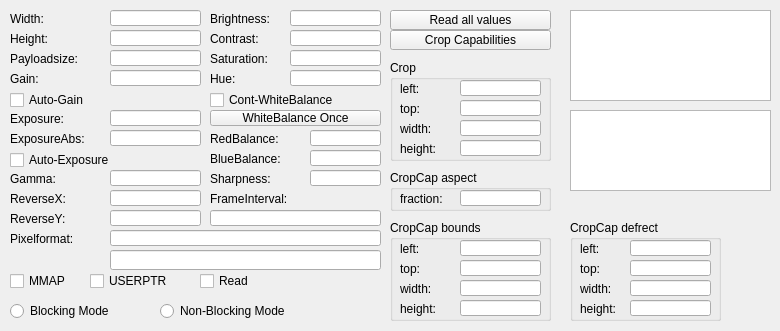
        <widget class="QWidget" name="m_ChunkDataTab">
         <attribute name="title">
          <string>Image control</string>
         </attribute>
         <widget class="QLineEdit" name="m_edWidth">
          <property name="geometry">
           <rect>
            <x>110</x>
            <y>10</y>
            <width>91</width>
            <height>16</height>
           </rect>
          </property>
          <property name="maxLength">
           <number>10</number>
          </property>
         </widget>
         <widget class="QLineEdit" name="m_edHeight">
          <property name="geometry">
           <rect>
            <x>110</x>
            <y>30</y>
            <width>91</width>
            <height>16</height>
           </rect>
          </property>
          <property name="maxLength">
           <number>10</number>
          </property>
         </widget>
         <widget class="QLabel" name="label">
          <property name="geometry">
           <rect>
            <x>10</x>
            <y>10</y>
            <width>66</width>
            <height>17</height>
           </rect>
          </property>
          <property name="text">
           <string>Width:</string>
          </property>
         </widget>
         <widget class="QLabel" name="label_4">
          <property name="geometry">
           <rect>
            <x>10</x>
            <y>30</y>
            <width>66</width>
            <height>17</height>
           </rect>
          </property>
          <property name="text">
           <string>Height:</string>
          </property>
         </widget>
         <widget class="QLabel" name="label_5">
          <property name="geometry">
           <rect>
            <x>10</x>
            <y>50</y>
            <width>81</width>
            <height>17</height>
           </rect>
          </property>
          <property name="text">
           <string>Payloadsize:</string>
          </property>
         </widget>
         <widget class="QLineEdit" name="m_edPayloadsize">
          <property name="enabled">
           <bool>true</bool>
          </property>
          <property name="geometry">
           <rect>
            <x>110</x>
            <y>50</y>
            <width>91</width>
            <height>16</height>
           </rect>
          </property>
          <property name="maxLength">
           <number>10</number>
          </property>
          <property name="readOnly">
           <bool>true</bool>
          </property>
         </widget>
         <widget class="QLineEdit" name="m_edPixelformat">
          <property name="geometry">
           <rect>
            <x>110</x>
            <y>230</y>
            <width>271</width>
            <height>16</height>
           </rect>
          </property>
          <property name="maxLength">
           <number>10</number>
          </property>
         </widget>
         <widget class="QLabel" name="label_6">
          <property name="geometry">
           <rect>
            <x>10</x>
            <y>230</y>
            <width>81</width>
            <height>17</height>
           </rect>
          </property>
          <property name="text">
           <string>Pixelformat:</string>
          </property>
         </widget>
         <widget class="QLineEdit" name="m_edGain">
          <property name="geometry">
           <rect>
            <x>110</x>
            <y>70</y>
            <width>91</width>
            <height>16</height>
           </rect>
          </property>
          <property name="maxLength">
           <number>10</number>
          </property>
         </widget>
         <widget class="QListWidget" name="m_liFramesizes">
          <property name="geometry">
           <rect>
            <x>570</x>
            <y>10</y>
            <width>201</width>
            <height>91</height>
           </rect>
          </property>
         </widget>
         <widget class="QListWidget" name="m_liPixelformats">
          <property name="geometry">
           <rect>
            <x>570</x>
            <y>110</y>
            <width>201</width>
            <height>81</height>
           </rect>
          </property>
         </widget>
         <widget class="QLabel" name="label_7">
          <property name="geometry">
           <rect>
            <x>10</x>
            <y>70</y>
            <width>91</width>
            <height>17</height>
           </rect>
          </property>
          <property name="text">
           <string>Gain:</string>
          </property>
         </widget>
         <widget class="QCheckBox" name="m_chkAutoGain">
          <property name="geometry">
           <rect>
            <x>10</x>
            <y>90</y>
            <width>181</width>
            <height>20</height>
           </rect>
          </property>
          <property name="text">
           <string>Auto-Gain</string>
          </property>
         </widget>
         <widget class="QCheckBox" name="m_chkAutoExposure">
          <property name="geometry">
           <rect>
            <x>10</x>
            <y>150</y>
            <width>181</width>
            <height>20</height>
           </rect>
          </property>
          <property name="text">
           <string>Auto-Exposure</string>
          </property>
         </widget>
         <widget class="QLineEdit" name="m_edExposure">
          <property name="geometry">
           <rect>
            <x>110</x>
            <y>110</y>
            <width>91</width>
            <height>16</height>
           </rect>
          </property>
          <property name="maxLength">
           <number>10</number>
          </property>
         </widget>
         <widget class="QLabel" name="label_8">
          <property name="geometry">
           <rect>
            <x>10</x>
            <y>110</y>
            <width>71</width>
            <height>17</height>
           </rect>
          </property>
          <property name="text">
           <string>Exposure:</string>
          </property>
         </widget>
         <widget class="QLineEdit" name="m_edPixelformatText">
          <property name="enabled">
           <bool>true</bool>
          </property>
          <property name="geometry">
           <rect>
            <x>110</x>
            <y>250</y>
            <width>271</width>
            <height>20</height>
           </rect>
          </property>
          <property name="readOnly">
           <bool>true</bool>
          </property>
         </widget>
         <widget class="QCheckBox" name="m_chkUseMMAP">
          <property name="enabled">
           <bool>true</bool>
          </property>
          <property name="geometry">
           <rect>
            <x>10</x>
            <y>270</y>
            <width>71</width>
            <height>22</height>
           </rect>
          </property>
          <property name="text">
           <string>MMAP</string>
          </property>
         </widget>
         <widget class="QLineEdit" name="m_edBrightness">
          <property name="geometry">
           <rect>
            <x>290</x>
            <y>10</y>
            <width>91</width>
            <height>16</height>
           </rect>
          </property>
          <property name="maxLength">
           <number>10</number>
          </property>
         </widget>
         <widget class="QLabel" name="label_10">
          <property name="geometry">
           <rect>
            <x>210</x>
            <y>10</y>
            <width>81</width>
            <height>17</height>
           </rect>
          </property>
          <property name="text">
           <string>Brightness:</string>
          </property>
         </widget>
         <widget class="QLabel" name="label_11">
          <property name="geometry">
           <rect>
            <x>210</x>
            <y>30</y>
            <width>81</width>
            <height>17</height>
           </rect>
          </property>
          <property name="text">
           <string>Contrast:</string>
          </property>
         </widget>
         <widget class="QLineEdit" name="m_edContrast">
          <property name="geometry">
           <rect>
            <x>290</x>
            <y>30</y>
            <width>91</width>
            <height>16</height>
           </rect>
          </property>
          <property name="maxLength">
           <number>10</number>
          </property>
         </widget>
         <widget class="QLabel" name="label_12">
          <property name="geometry">
           <rect>
            <x>210</x>
            <y>50</y>
            <width>81</width>
            <height>17</height>
           </rect>
          </property>
          <property name="text">
           <string>Saturation:</string>
          </property>
         </widget>
         <widget class="QLineEdit" name="m_edSaturation">
          <property name="geometry">
           <rect>
            <x>290</x>
            <y>50</y>
            <width>91</width>
            <height>16</height>
           </rect>
          </property>
          <property name="maxLength">
           <number>10</number>
          </property>
         </widget>
         <widget class="QLineEdit" name="m_edHue">
          <property name="geometry">
           <rect>
            <x>290</x>
            <y>70</y>
            <width>91</width>
            <height>16</height>
           </rect>
          </property>
          <property name="maxLength">
           <number>10</number>
          </property>
         </widget>
         <widget class="QLabel" name="label_13">
          <property name="geometry">
           <rect>
            <x>210</x>
            <y>70</y>
            <width>81</width>
            <height>17</height>
           </rect>
          </property>
          <property name="text">
           <string>Hue:</string>
          </property>
         </widget>
         <widget class="QCheckBox" name="m_chkContWhiteBalance">
          <property name="geometry">
           <rect>
            <x>210</x>
            <y>90</y>
            <width>171</width>
            <height>20</height>
           </rect>
          </property>
          <property name="text">
           <string>Cont-WhiteBalance</string>
          </property>
         </widget>
         <widget class="QLabel" name="label_15">
          <property name="geometry">
           <rect>
            <x>210</x>
            <y>130</y>
            <width>91</width>
            <height>17</height>
           </rect>
          </property>
          <property name="text">
           <string>RedBalance:</string>
          </property>
         </widget>
         <widget class="QLineEdit" name="m_edRedBalance">
          <property name="geometry">
           <rect>
            <x>310</x>
            <y>130</y>
            <width>71</width>
            <height>16</height>
           </rect>
          </property>
         </widget>
         <widget class="QLineEdit" name="m_edBlueBalance">
          <property name="geometry">
           <rect>
            <x>310</x>
            <y>150</y>
            <width>71</width>
            <height>16</height>
           </rect>
          </property>
         </widget>
         <widget class="QLabel" name="label_16">
          <property name="geometry">
           <rect>
            <x>210</x>
            <y>150</y>
            <width>91</width>
            <height>17</height>
           </rect>
          </property>
          <property name="text">
           <string>BlueBalance:</string>
          </property>
         </widget>
         <widget class="QLabel" name="label_14">
          <property name="geometry">
           <rect>
            <x>10</x>
            <y>170</y>
            <width>71</width>
            <height>17</height>
           </rect>
          </property>
          <property name="text">
           <string>Gamma:</string>
          </property>
         </widget>
         <widget class="QLineEdit" name="m_edGamma">
          <property name="geometry">
           <rect>
            <x>110</x>
            <y>170</y>
            <width>91</width>
            <height>16</height>
           </rect>
          </property>
          <property name="maxLength">
           <number>10</number>
          </property>
         </widget>
         <widget class="QLineEdit" name="m_edReverseX">
          <property name="geometry">
           <rect>
            <x>110</x>
            <y>190</y>
            <width>91</width>
            <height>16</height>
           </rect>
          </property>
          <property name="maxLength">
           <number>10</number>
          </property>
         </widget>
         <widget class="QLabel" name="label_17">
          <property name="geometry">
           <rect>
            <x>10</x>
            <y>190</y>
            <width>71</width>
            <height>17</height>
           </rect>
          </property>
          <property name="text">
           <string>ReverseX:</string>
          </property>
         </widget>
         <widget class="QLabel" name="label_18">
          <property name="geometry">
           <rect>
            <x>10</x>
            <y>210</y>
            <width>71</width>
            <height>17</height>
           </rect>
          </property>
          <property name="text">
           <string>ReverseY:</string>
          </property>
         </widget>
         <widget class="QLineEdit" name="m_edReverseY">
          <property name="geometry">
           <rect>
            <x>110</x>
            <y>210</y>
            <width>91</width>
            <height>16</height>
           </rect>
          </property>
          <property name="maxLength">
           <number>10</number>
          </property>
         </widget>
         <widget class="QLabel" name="label_19">
          <property name="geometry">
           <rect>
            <x>210</x>
            <y>170</y>
            <width>91</width>
            <height>17</height>
           </rect>
          </property>
          <property name="text">
           <string>Sharpness:</string>
          </property>
         </widget>
         <widget class="QLineEdit" name="m_edSharpness">
          <property name="geometry">
           <rect>
            <x>310</x>
            <y>170</y>
            <width>71</width>
            <height>16</height>
           </rect>
          </property>
         </widget>
         <widget class="QLabel" name="label_20">
          <property name="geometry">
           <rect>
            <x>210</x>
            <y>190</y>
            <width>101</width>
            <height>17</height>
           </rect>
          </property>
          <property name="text">
           <string>FrameInterval:</string>
          </property>
         </widget>
         <widget class="QLineEdit" name="m_edFramerate">
          <property name="geometry">
           <rect>
            <x>210</x>
            <y>210</y>
            <width>171</width>
            <height>16</height>
           </rect>
          </property>
         </widget>
         <widget class="QPushButton" name="m_butWhiteBalanceOnce">
          <property name="geometry">
           <rect>
            <x>210</x>
            <y>110</y>
            <width>171</width>
            <height>16</height>
           </rect>
          </property>
          <property name="text">
           <string>WhiteBalance Once</string>
          </property>
         </widget>
         <widget class="QLabel" name="label_21">
          <property name="geometry">
           <rect>
            <x>10</x>
            <y>130</y>
            <width>91</width>
            <height>17</height>
           </rect>
          </property>
          <property name="text">
           <string>ExposureAbs:</string>
          </property>
         </widget>
         <widget class="QLineEdit" name="m_edExposureAbs">
          <property name="geometry">
           <rect>
            <x>110</x>
            <y>130</y>
            <width>91</width>
            <height>16</height>
           </rect>
          </property>
          <property name="maxLength">
           <number>10</number>
          </property>
         </widget>
         <widget class="QGroupBox" name="groupBox_4">
          <property name="geometry">
           <rect>
            <x>390</x>
            <y>60</y>
            <width>161</width>
            <height>101</height>
           </rect>
          </property>
          <property name="autoFillBackground">
           <bool>true</bool>
          </property>
          <property name="title">
           <string>Crop</string>
          </property>
          <property name="flat">
           <bool>false</bool>
          </property>
          <widget class="QLabel" name="label_22">
           <property name="geometry">
            <rect>
             <x>10</x>
             <y>20</y>
             <width>51</width>
             <height>17</height>
            </rect>
           </property>
           <property name="text">
            <string>left:</string>
           </property>
          </widget>
          <widget class="QLineEdit" name="m_edCropXOffset">
           <property name="geometry">
            <rect>
             <x>70</x>
             <y>20</y>
             <width>81</width>
             <height>16</height>
            </rect>
           </property>
           <property name="maxLength">
            <number>10</number>
           </property>
          </widget>
          <widget class="QLabel" name="label_23">
           <property name="geometry">
            <rect>
             <x>10</x>
             <y>40</y>
             <width>51</width>
             <height>17</height>
            </rect>
           </property>
           <property name="text">
            <string>top:</string>
           </property>
          </widget>
          <widget class="QLineEdit" name="m_edCropYOffset">
           <property name="geometry">
            <rect>
             <x>70</x>
             <y>40</y>
             <width>81</width>
             <height>16</height>
            </rect>
           </property>
           <property name="maxLength">
            <number>10</number>
           </property>
          </widget>
          <widget class="QLabel" name="label_24">
           <property name="geometry">
            <rect>
             <x>10</x>
             <y>60</y>
             <width>51</width>
             <height>17</height>
            </rect>
           </property>
           <property name="text">
            <string>width:</string>
           </property>
          </widget>
          <widget class="QLineEdit" name="m_edCropWidth">
           <property name="geometry">
            <rect>
             <x>70</x>
             <y>60</y>
             <width>81</width>
             <height>16</height>
            </rect>
           </property>
           <property name="maxLength">
            <number>10</number>
           </property>
          </widget>
          <widget class="QLabel" name="label_25">
           <property name="geometry">
            <rect>
             <x>10</x>
             <y>80</y>
             <width>51</width>
             <height>17</height>
            </rect>
           </property>
           <property name="text">
            <string>height:</string>
           </property>
          </widget>
          <widget class="QLineEdit" name="m_edCropHeight">
           <property name="geometry">
            <rect>
             <x>70</x>
             <y>80</y>
             <width>81</width>
             <height>16</height>
            </rect>
           </property>
          </widget>
         </widget>
         <widget class="QGroupBox" name="groupBox_6">
          <property name="geometry">
           <rect>
            <x>390</x>
            <y>220</y>
            <width>161</width>
            <height>101</height>
           </rect>
          </property>
          <property name="title">
           <string>CropCap bounds</string>
          </property>
          <property name="flat">
           <bool>false</bool>
          </property>
          <widget class="QLineEdit" name="m_edBoundsH">
           <property name="geometry">
            <rect>
             <x>70</x>
             <y>80</y>
             <width>81</width>
             <height>16</height>
            </rect>
           </property>
           <property name="readOnly">
            <bool>true</bool>
           </property>
          </widget>
          <widget class="QLabel" name="label_34">
           <property name="geometry">
            <rect>
             <x>10</x>
             <y>80</y>
             <width>51</width>
             <height>17</height>
            </rect>
           </property>
           <property name="text">
            <string>height:</string>
           </property>
          </widget>
          <widget class="QLabel" name="label_35">
           <property name="geometry">
            <rect>
             <x>10</x>
             <y>40</y>
             <width>51</width>
             <height>17</height>
            </rect>
           </property>
           <property name="text">
            <string>top:</string>
           </property>
          </widget>
          <widget class="QLineEdit" name="m_edBoundsW">
           <property name="geometry">
            <rect>
             <x>70</x>
             <y>60</y>
             <width>81</width>
             <height>16</height>
            </rect>
           </property>
           <property name="readOnly">
            <bool>true</bool>
           </property>
          </widget>
          <widget class="QLineEdit" name="m_edBoundsY">
           <property name="geometry">
            <rect>
             <x>70</x>
             <y>40</y>
             <width>81</width>
             <height>16</height>
            </rect>
           </property>
           <property name="readOnly">
            <bool>true</bool>
           </property>
          </widget>
          <widget class="QLabel" name="label_36">
           <property name="geometry">
            <rect>
             <x>10</x>
             <y>20</y>
             <width>51</width>
             <height>17</height>
            </rect>
           </property>
           <property name="text">
            <string>left:</string>
           </property>
          </widget>
          <widget class="QLabel" name="label_37">
           <property name="geometry">
            <rect>
             <x>10</x>
             <y>60</y>
             <width>51</width>
             <height>17</height>
            </rect>
           </property>
           <property name="text">
            <string>width:</string>
           </property>
          </widget>
          <widget class="QLineEdit" name="m_edBoundsX">
           <property name="geometry">
            <rect>
             <x>70</x>
             <y>20</y>
             <width>81</width>
             <height>16</height>
            </rect>
           </property>
           <property name="readOnly">
            <bool>true</bool>
           </property>
          </widget>
         </widget>
         <widget class="QGroupBox" name="groupBox_5">
          <property name="geometry">
           <rect>
            <x>570</x>
            <y>220</y>
            <width>151</width>
            <height>101</height>
           </rect>
          </property>
          <property name="title">
           <string>CropCap defrect</string>
          </property>
          <widget class="QLineEdit" name="m_edDefrectH">
           <property name="geometry">
            <rect>
             <x>60</x>
             <y>80</y>
             <width>81</width>
             <height>16</height>
            </rect>
           </property>
           <property name="readOnly">
            <bool>true</bool>
           </property>
          </widget>
          <widget class="QLabel" name="label_29">
           <property name="geometry">
            <rect>
             <x>10</x>
             <y>80</y>
             <width>51</width>
             <height>17</height>
            </rect>
           </property>
           <property name="text">
            <string>height:</string>
           </property>
          </widget>
          <widget class="QLabel" name="label_26">
           <property name="geometry">
            <rect>
             <x>10</x>
             <y>40</y>
             <width>51</width>
             <height>17</height>
            </rect>
           </property>
           <property name="text">
            <string>top:</string>
           </property>
          </widget>
          <widget class="QLineEdit" name="m_edDefrectW">
           <property name="geometry">
            <rect>
             <x>60</x>
             <y>60</y>
             <width>81</width>
             <height>16</height>
            </rect>
           </property>
           <property name="readOnly">
            <bool>true</bool>
           </property>
          </widget>
          <widget class="QLineEdit" name="m_edDefrectY">
           <property name="geometry">
            <rect>
             <x>60</x>
             <y>40</y>
             <width>81</width>
             <height>16</height>
            </rect>
           </property>
           <property name="readOnly">
            <bool>true</bool>
           </property>
          </widget>
          <widget class="QLabel" name="label_28">
           <property name="geometry">
            <rect>
             <x>10</x>
             <y>20</y>
             <width>51</width>
             <height>17</height>
            </rect>
           </property>
           <property name="text">
            <string>left:</string>
           </property>
          </widget>
          <widget class="QLabel" name="label_27">
           <property name="geometry">
            <rect>
             <x>10</x>
             <y>60</y>
             <width>51</width>
             <height>17</height>
            </rect>
           </property>
           <property name="text">
            <string>width:</string>
           </property>
          </widget>
          <widget class="QLineEdit" name="m_edDefrectX">
           <property name="geometry">
            <rect>
             <x>60</x>
             <y>20</y>
             <width>81</width>
             <height>16</height>
            </rect>
           </property>
           <property name="readOnly">
            <bool>true</bool>
           </property>
          </widget>
         </widget>
         <widget class="QPushButton" name="m_butCropCapabilities">
          <property name="geometry">
           <rect>
            <x>390</x>
            <y>30</y>
            <width>161</width>
            <height>20</height>
           </rect>
          </property>
          <property name="text">
           <string>Crop Capabilities</string>
          </property>
         </widget>
         <widget class="QGroupBox" name="groupBox_7">
          <property name="geometry">
           <rect>
            <x>390</x>
            <y>170</y>
            <width>161</width>
            <height>41</height>
           </rect>
          </property>
          <property name="title">
           <string>CropCap aspect</string>
          </property>
          <widget class="QLineEdit" name="m_edAspect">
           <property name="geometry">
            <rect>
             <x>70</x>
             <y>20</y>
             <width>81</width>
             <height>16</height>
            </rect>
           </property>
           <property name="readOnly">
            <bool>true</bool>
           </property>
          </widget>
          <widget class="QLabel" name="label_38">
           <property name="geometry">
            <rect>
             <x>10</x>
             <y>20</y>
             <width>61</width>
             <height>17</height>
            </rect>
           </property>
           <property name="text">
            <string>fraction:</string>
           </property>
          </widget>
         </widget>
         <widget class="QPushButton" name="m_butReadValues">
          <property name="geometry">
           <rect>
            <x>390</x>
            <y>10</y>
            <width>161</width>
            <height>20</height>
           </rect>
          </property>
          <property name="text">
           <string>Read all values</string>
          </property>
         </widget>
         <widget class="QCheckBox" name="m_chkUseUSERPTR">
          <property name="enabled">
           <bool>true</bool>
          </property>
          <property name="geometry">
           <rect>
            <x>90</x>
            <y>270</y>
            <width>91</width>
            <height>22</height>
           </rect>
          </property>
          <property name="text">
           <string>USERPTR</string>
          </property>
         </widget>
         <widget class="QCheckBox" name="m_chkUseRead">
          <property name="enabled">
           <bool>true</bool>
          </property>
          <property name="geometry">
           <rect>
            <x>200</x>
            <y>270</y>
            <width>61</width>
            <height>22</height>
           </rect>
          </property>
          <property name="text">
           <string>Read</string>
          </property>
         </widget>
         <widget class="QRadioButton" name="m_radioBlocking">
          <property name="geometry">
           <rect>
            <x>10</x>
            <y>300</y>
            <width>151</width>
            <height>22</height>
           </rect>
          </property>
          <property name="text">
           <string>Blocking Mode</string>
          </property>
         </widget>
         <widget class="QRadioButton" name="m_radioNonBlocking">
          <property name="geometry">
           <rect>
            <x>160</x>
            <y>300</y>
            <width>181</width>
            <height>22</height>
           </rect>
          </property>
          <property name="text">
           <string>Non-Blocking Mode</string>
          </property>
         </widget>
        </widget>
